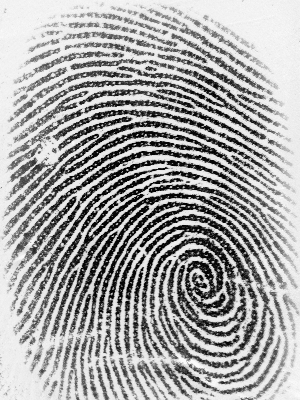
#> input picture pythonProject/Image/zhiwen/SQL/liuzishuo.bmp, 300 x 400 px; its folder holds only this picture in this run
$ python -i zhiwentest.py   (imports and definitions only)
#> lines starting #> are read from the running program, lines starting #| are printed output that depends on the picture; after the words box and inside, x2 and y2 are one past the last pixel; in counts of white or black regions, pixels touching at a corner belong together
import os
import cv2
import cv2 as cv
from cv2 import *
import math
from skimage import morphology
import numpy as np
from scipy import signal
from tkinter import *
from tkinter.filedialog import *
from PIL import ImageTk, Image
from zhiwenmatch import feature
from zhiwenmatch import pointMatch


# 增强输入的灰度图像的对比度
def contrast(img_gray):
    maxlist = list()
    minlist = list()
    for line in img_gray:
        maxlist.append(max(line))
        minlist.append(min(line))
    M = max(maxlist)
    m = min(minlist)
    N = 250
    n = 50
    h, w = np.shape(img_gray)
    for i in range(h):
        for j in range(w):
            img_gray[i, j] = (N - n) * (int(img_gray[i, j]) - m) / (M - m) + n
    cv.waitKey(0)
    cv.destroyAllWindows()
    return img_gray


# 对灰度图像进行归一化和分割处理，实现对灰度图像的等比例缩放
def normalize(img_gray):
    M0 = 150
    V0 = 2000
    Mi = np.mean(img_gray)
    Vi = np.var(img_gray)
    h, w = np.shape(img_gray)
    print(h, w)
    N = 24  # 图像分割成（N*N）网格
    h1 = int(h / N)  # 分割块的高度
    w1 = int(w / N)  # 分割块的宽度

    for i in range(h):
        for j in range(w):
            value = img_gray[i, j]
            if value > Mi:
                x = M0 + math.sqrt((V0 * (value - Mi) ** 2) / Vi)
            else:
                x = M0 - math.sqrt((V0 * (value - Mi) ** 2) / Vi)
            img_gray[i, j] = x

    for k in range(N):
        for l in range(N):
            block = img_gray[k * h1:(k + 1) * h1, l * w1:(l + 1) * w1]
            # print(np.shape(block))
            M2 = np.mean(block)
            V2 = np.var(block)

            # 方差的平方小于阀值 或者 纯背景 设置成白色
            if V2 < 300 or V2 == 0:
                for i in range(h1):
                    for j in range(w1):
                        block[i, j] = 255
            else:
                Th = M2 / math.sqrt(V2)
                if Th > 60:
                    for i in range(h1):
                        for j in range(w1):
                            block[i, j] = 255

    return img_gray

# 使用3*3模块实现均值滤波
def filtering(im, shape=(3, 3)):
    # 3*3 均值滤波
    temp = np.ones((3, 3), dtype='float')
    temp *= 1.0 / 9.0
    h, w = np.shape(im)
    In = np.zeros((h, w), dtype='uint8')
    for i in range(1, h - 1):
        for j in range(1, w - 1):
            In[i, j] = int(im[i - 1, j - 1] * temp[0, 0] + im[i - 1, j] * temp[0, 1] + im[i - 1, j + 1] * temp[0, 2] \
                           + im[i, j - 1] * temp[1, 0] + im[i, j] * temp[1, 1] + im[i, j + 1] * temp[1, 2] \
                           + im[i + 1, j - 1] * temp[2, 0] + im[i + 1, j] * temp[2, 1] + im[i + 1, j + 1] * temp[2, 2])
    return In

# 二值化 沿脊线方向增强指纹纹路，采用的方法为基于脊线方向场的增强方法。
def direction_bw(im):
    signal.medfilt(im, (3, 3))  # 中值滤波
    im = filtering(im)  # 均值滤波

    h, w = np.shape(im)

    # 判断和处理脊线方向以及切割
    Im = np.zeros((h, w), dtype='uint8')
    Icc = np.ones((h, w), dtype='uint8')
    for i in range(4, h - 4):
        for j in range(4, w - 4):
            sum1 = int(im[i, j - 4]) + im[i, j - 2] + im[i, j + 2] + im[i, j + 4]
            sum2 = int(im[i - 2, j - 4]) + im[i - 1, j - 2] + im[i + 1, j + 2] + im[i + 2, j + 4]
            sum3 = int(im[i - 4, j - 4]) + im[i - 2, j - 2] + im[i + 2, j + 2] + im[i + 4, j + 4]
            sum4 = int(im[i - 4, j - 2]) + im[i - 2, j - 1] + im[i + 2, j + 1] + im[i + 4, j + 2]
            sum5 = int(im[i - 4, j]) + im[i - 2, j] + im[i + 2, j] + im[i + 4, j]
            sum6 = int(im[i - 4, j + 2]) + im[i - 2, j + 1] + im[i + 2, j - 1] + im[i + 4, j - 2]
            sum7 = int(im[i - 4, j + 4]) + im[i - 2, j + 2] + im[i + 2, j - 2] + im[i + 4, j - 4]
            sum8 = int(im[i - 2, j + 4]) + im[i - 1, j + 2] + im[i + 1, j - 2] + im[i + 2, j - 4]
            sumi = [sum1, sum2, sum3, sum4, sum5, sum6, sum7, sum8]
            summax = max(sumi)
            summin = min(sumi)
            summ = math.fsum(sumi)
            b = summ / 8
            if summax + summin + 4 * im[i, j] > 3 * b:
                sumf = summin
            else:
                sumf = summax
            if sumf > b:
                Im[i, j] = 128
            else:
                Im[i, j] = 255

    for i in range(h):
        for j in range(w):
            Icc[i, j] *= Im[i, j]

    for i in range(h):
        for j in range(w):
            if (Icc[i, j] == 128):
                Icc[i, j] = 1
            else:
                Icc[i, j] = 0

    return Icc


# 细化 进一步细化，进行骨架化处理。骨架化是一种细化的方法，可以将图像中的线条保留下来，而去除其他部分。
def thin(binary):
    I = signal.medfilt(binary, (3, 3))  # 中值滤波
    cv.waitKey(0)
    cv.destroyAllWindows()
    h, w = np.shape(I)
    for i in range(1, h - 1):
        for j in range(1, w - 1):
            if I[i, j] == 0:
                if I[i, j - 1] + I[i - 1, j] + I[i + 1, j] >= 3:
                    I[i, j] = 1
    for i in range(1, h - 1):
        for j in range(1, w - 1):
            if I[i, j] == 1:
                if abs(int(I[i, j + 1]) - int(I[i - 1, j + 1])) + abs(int(I[i - 1, j - 1]) - int(I[i - 1, j])) + abs(
                        int(I[i - 1, j]) - int(I[i - 1, j - 1])) \
                        + abs(int(I[i - 1, j - 1]) - int(I[i, j - 1])) + abs(
                    int(I[i, j - 1]) - int(I[i + 1, j - 1])) + abs(int(I[i + 1, j - 1]) \
                                                                   - int(I[i + 1, j])) + abs(
                    int(I[i + 1, j]) - int(I[i + 1, j + 1])) + abs(int(I[i + 1, j + 1]) - int(I[i, j + 1])) != 1:
                    if int((I[i, j + 1] + I[i - 1, j + 1] + I[i - 1, j])) * (
                            I[i, j - 1] + I[i + 1, j - 1] + I[i + 1, j]) + \
                            (I[i - 1, j] + I[i - 1, j - 1] + I[i, j - 1]) * (
                            I[i + 1, j] + I[i + 1, j + 1] + I[i, j + 1]) == 0:
                        I[i, j] = 0

    I = morphology.skeletonize(I)
    h, w = np.shape(I)
    In = np.zeros((h, w), dtype='uint8')
    for i in range(h):
        for j in range(w):
            if not I[i][j]:
                In[i][j] = 255
    for i in range(1, h - 1):
        for j in range(1, w - 1):
            if In[i, j] == 0:
                if In[i - 1, j] == 0 and In[i, j + 1] == 0 or In[i - 1, j] == 0 and In[i, j - 1] == 0 \
                        or In[i + 1, j] == 0 and In[i, j - 1] == 0 or In[i + 1, j] == 0 and In[i, j + 1] == 0:
                    In[i, j] = 255
                else:
                    In[i, j] = 0
    return In

# 去除指纹中的空洞和毛刺 如果当前位置点值为0（背景）该点的四邻域点（上下左右）的和大于3则为毛刺，空洞的判断方法为该点为白色（背景）的四周为黑色（前景）八领域点两的和为0，则为空洞。
def clear(im):
    # 去除指纹中的空洞和毛刺
    m, n = np.shape(im)
    Icc = im
    for i in range(m):
        for j in range(n):
            if Icc[i, j] == 1:
                Icc[i, j] = 0
            else:
                Icc[i, j] = 1

    # 去除毛刺
    for i in range(1, m - 1):
        for j in range(1, n - 1):
            if Icc[i, j] == 0:
                if Icc[i - 1, j] + Icc[i + 1, j] + Icc[i, j - 1] + Icc[i, j + 1] >= 3:
                    Icc[i, j] = 1
                else:
                    Icc[i, j] = Icc[i, j]
    # 去除空洞
    for i in range(1, m - 1):
        for j in range(1, n - 1):
            if Icc[i, j] == 1:
                if abs(int(Icc[i - 1, j - 1]) - int(Icc[i - 1, j])) + abs(int(Icc[i - 1, j]) - int(Icc[i - 1, j + 1])) + \
                        abs(int(Icc[i - 1, j + 1]) - int(Icc[i, j + 1])) + abs(
                    int(Icc[i, j + 1]) - int(Icc[i + 1, j + 1])) \
                        + abs(int(Icc[i + 1, j + 1]) - int(Icc[i + 1, j])) + abs(
                    int(Icc[i + 1, j]) - int(Icc[i + 1, j - 1])) + \
                        abs(int(Icc[i + 1, j - 1]) - int(Icc[i, j - 1])) + abs(
                    int(Icc[i, j - 1]) - int(Icc[i - 1, j - 1])) != 1:
                    if (Icc[i - 1, j - 1] + Icc[i, j - 1] + Icc[i - 1, j]) * (
                            Icc[i + 1, j + 1] + Icc[i + 1, j] + Icc[i, j + 1]) + (
                            Icc[i - 1, j + 1] + Icc[i - 1, j] + Icc[i, j + 1]) \
                            * (Icc[i + 1, j - 1] + Icc[i, j - 1] + Icc[i + 1, j]) == 0:
                        Icc[i, j] = 0

    for i in range(m):
        for j in range(n):
            if Icc[i, j] == 0:
                Icc[i, j] = 1
            else:
                Icc[i, j] = 0
    Icc = thinning(Icc)
    return Icc

# 用开运算和闭运算对图像进行初步细化操作，先腐蚀后膨胀做开运算，先膨胀后腐蚀做闭运算。
def thinning(im):
    # 用开运算和闭运算对图像进行细化操作
    kernel = cv.getStructuringElement(cv.MORPH_RECT, (3, 3))  # 定义用于做开闭运算的结构元素
    # 先腐蚀后膨胀做开运算
    im = cv.morphologyEx(im, cv.MORPH_OPEN, kernel)
    # 先膨胀后腐蚀做闭运算
    im = cv.morphologyEx(im, cv.MORPH_CLOSE, kernel)
    return im

#
def fingerTxy():
    img_filename = askopenfilename(initialdir='./DB3_B/', title='选择待识别图片',
                                   filetypes=[("bmp", "*.bmp")])
#> the answer given: ../../Image/zhiwen/SQL/liuzishuo.bmp
    #读取图片
    img = cv.imread(img_filename)
#> img is the input picture: shape (400, 300, 3); min 5, max 250, mean 166.4
    img_gray = cv.cvtColor(img, cv.COLOR_BGR2GRAY)
    #转换为灰度图像
    img_gray = contrast(img_gray)
#> after the loop in contrast, `for line in img_gray:`: maxlist = 400 values, max 250 at index 15, min 239 at index 226, mean 244.3; minlist = 400 values, max 213 at index 2, min 5 at index 76, mean 24.55
#> in contrast, `M = max(maxlist)`: M = 250
#> in contrast, `m = min(minlist)`: m = 5
#> after the loop in contrast, `for i in range(h):`:
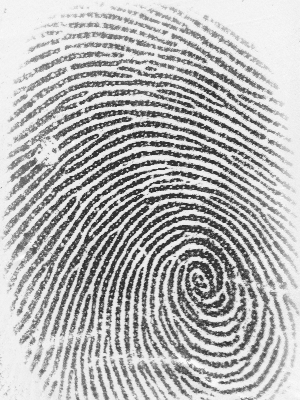
#> img_gray: shape (400, 300); min 50, max 250, mean 181.3
    #对图片进行处理
    imgnormal = normalize(img_gray)  # 归一化
#> in normalize, `Mi = np.mean(img_gray)`: Mi = 181.3
#> in normalize, `Vi = np.var(img_gray)`: Vi = 4305.2
#| 400 300
    binary = direction_bw(imgnormal)  # 二值化
#> after the loop in filtering, `for i in range(1, h - 1):`:
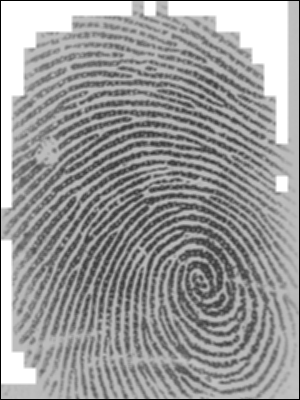
#> In: shape (400, 300); min 0, max 255, mean 154.9
#> after the loop in direction_bw, `for i in range(4, h - 4):`:
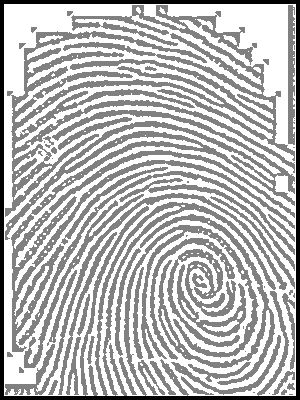
#> Im: shape (400, 300); min 0, max 255, mean 187.3
#> after the loop in direction_bw, `for i in range(h):`:
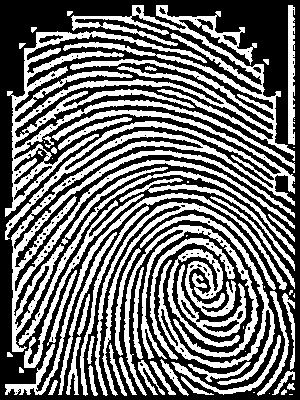
#> Icc: shape (400, 300); values 0 (black) and 1 (white), 44% white; 65 white regions (16 under 20 px), largest, box (x1, y1, x2, y2) and area: (5, 5, 295, 217) 14684, (5, 110, 295, 352) 10414, (124, 225, 259, 396) 2879
    clean = clear(binary)  # 去除毛刺和空洞
#> after the loop in clear, `for i in range(1, m - 1):`: Icc: shape (400, 300); values 0 (black) and 1 (white), 56.3% white; 63 black regions (7 under 20 px), largest, box (x1, y1, x2, y2) and area: (5, 5, 295, 216) 13325, (5, 110, 295, 240) 5207, (11, 150, 295, 352) 5156
#> after the loop in clear, `for i in range(1, m - 1):`:
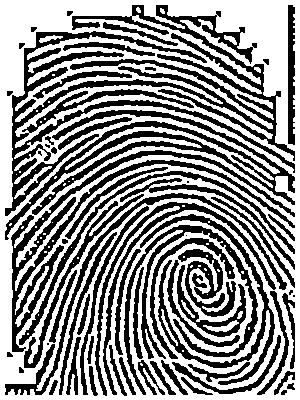
#> Icc: shape (400, 300); values 0 (black) and 1 (white), 56% white; 63 black regions (7 under 20 px), largest, box (x1, y1, x2, y2) and area: (5, 5, 295, 216) 13431, (5, 110, 295, 240) 5241, (11, 150, 295, 352) 5205
#> in thinning, `im = cv.morphologyEx(im, cv.MORPH_OPEN, kernel)`: im: shape (400, 300); values 0 (black) and 1 (white), 42.7% white; 171 white regions (14 under 20 px), largest, box (x1, y1, x2, y2) and area: (9, 121, 276, 225) 2204, (140, 214, 275, 385) 2109, (98, 202, 275, 348) 1962
#> in thinning, `im = cv.morphologyEx(im, cv.MORPH_CLOSE, kernel)`: im: shape (400, 300); values 0 (black) and 1 (white), 43.8% white; 51 white regions (7 under 20 px), largest, box (x1, y1, x2, y2) and area: (5, 5, 295, 225) 16251, (5, 160, 287, 395) 11804, (95, 202, 289, 396) 6766
    contour = thin(clean)  # 细化
#> in thin, `I = signal.medfilt(binary, (3, 3))`: I: shape (400, 300); values 0 (black) and 1 (white), 43.8% white; 58 white regions (7 under 20 px), largest, box (x1, y1, x2, y2) and area: (5, 5, 295, 225) 13926, (5, 160, 287, 395) 10131, (95, 202, 289, 396) 6787
#> after the loop in thin, `for i in range(1, h - 1):`: I: shape (400, 300); values 0 (black) and 1 (white), 43.8% white; 58 white regions (7 under 20 px), largest, box (x1, y1, x2, y2) and area: (5, 5, 295, 225) 13930, (5, 160, 287, 395) 10137, (95, 202, 289, 396) 6790
#> after the loop in thin, `for i in range(1, h - 1):`:
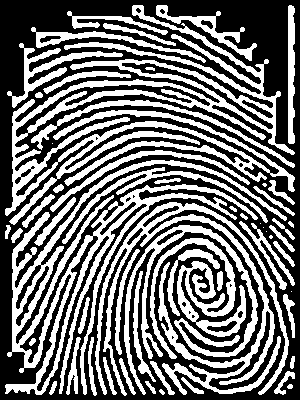
#> I: shape (400, 300); values 0 (black) and 1 (white), 43.7% white; 58 white regions (7 under 20 px), largest, box (x1, y1, x2, y2) and area: (5, 5, 295, 225) 13921, (5, 160, 287, 395) 10122, (95, 202, 289, 396) 6785
#> in thin, `I = morphology.skeletonize(I)`:
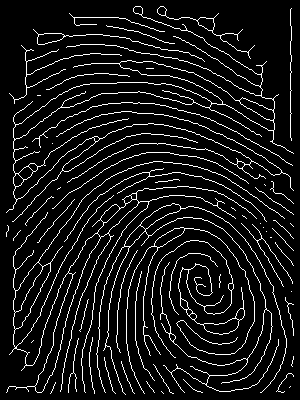
#> I: shape (400, 300) bool; 8.7% white in thin lines or dots
#> after the loop in thin, `for i in range(h):`: In: shape (400, 300); 91.3% white; black in thin lines or dots
#> after the loop in thin, `for i in range(1, h - 1):`: In: shape (400, 300); 91.4% white; black in thin lines or dots

    cv.waitKey(0)
    cv.destroyAllWindows()
    h, w = np.shape(contour)
#> h = 400; w = 300
    center = (int(h / 2), int(w / 2))
#> center = (200, 150)
    #使用 feature模块进行特征点提取
#> (the run stopped early here; a loop or call above may not have finished)

$ run again, on pythonProject/Image/zhiwen/SQL/nobody.bmp
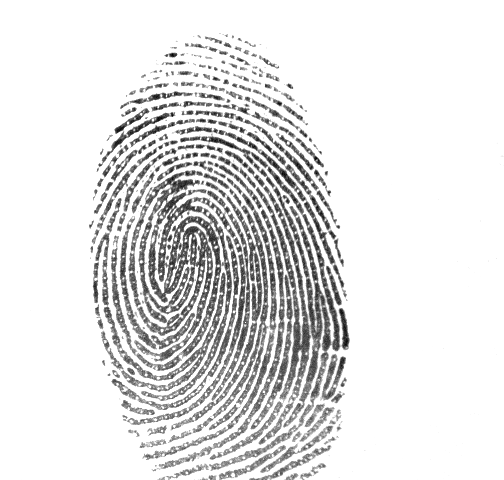
#> input picture pythonProject/Image/zhiwen/SQL/nobody.bmp, 504 x 480 px
#> in fingerTxy, img is the input picture: shape (480, 504, 3); min 0, max 255, mean 227.1
#> after the loop in contrast, `for line in img_gray:`: maxlist = 480 values from 255 to 255; minlist = 480 values, max 255 at index 0, min 0 at index 54, mean 66.64
#> M = 255
#> in contrast, `m = min(minlist)`: m = 0
#> Mi = 228
#> Vi = 1967.3
#| 480 504
#> after the loop in direction_bw, `for i in range(h):`:
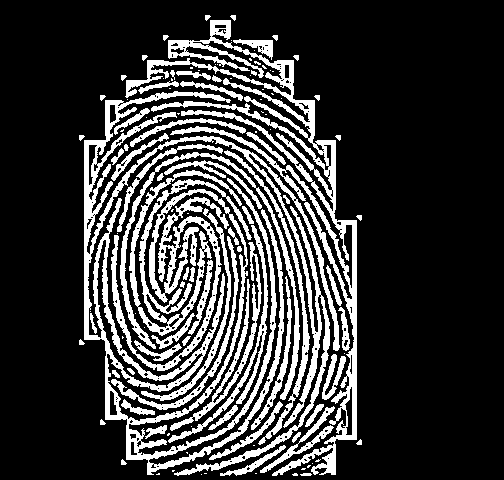
#> Icc: shape (480, 504); values 0 (black) and 1 (white), 22% white; 118 white regions (50 under 20 px), largest, box (x1, y1, x2, y2) and area: (84, 91, 340, 476) 20738, (125, 20, 357, 476) 11002, (129, 170, 252, 336) 3409
#> after the loop in thin, `for i in range(1, h - 1):`:
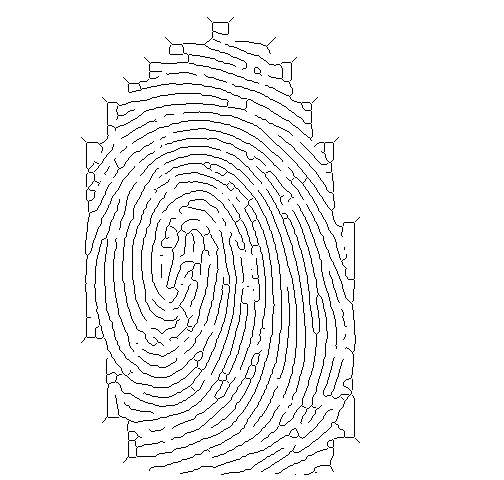
#> In: shape (480, 504); 95.7% white; black in thin lines or dots, all inside (x1, y1, x2, y2) = (81, 17, 360, 475)
